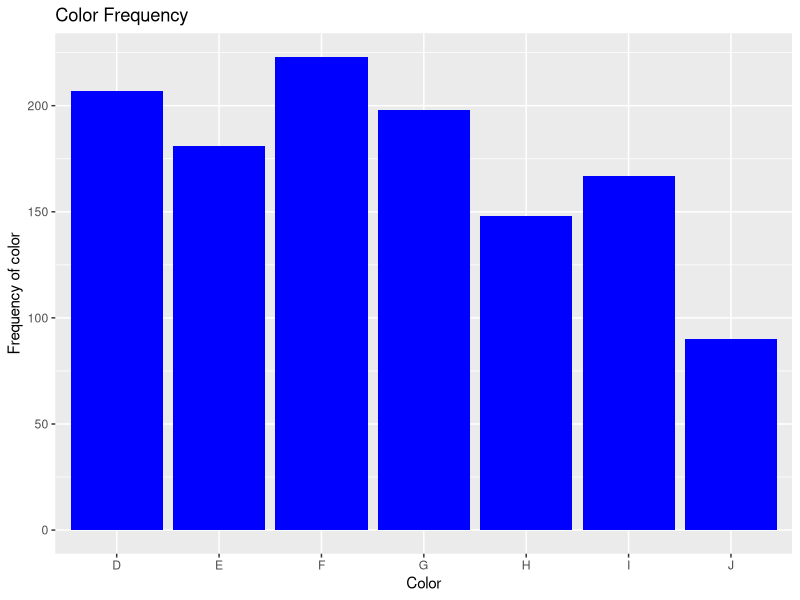
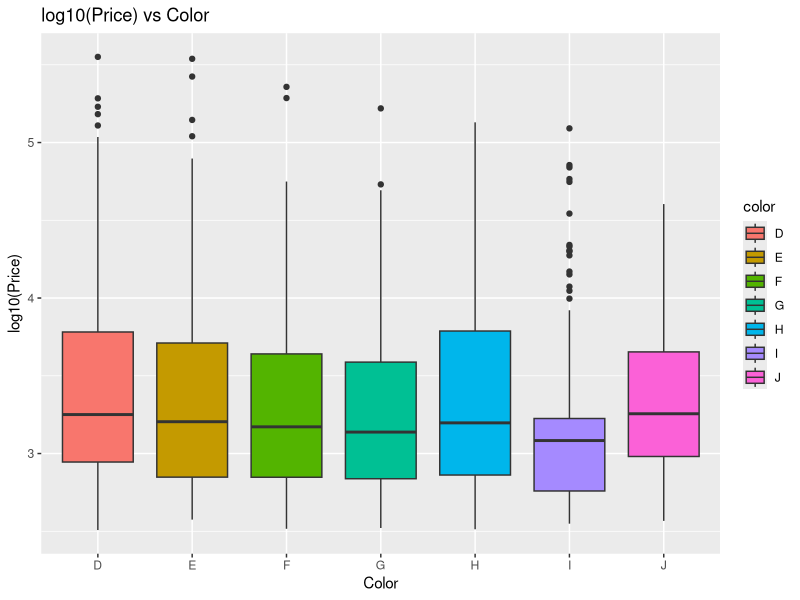
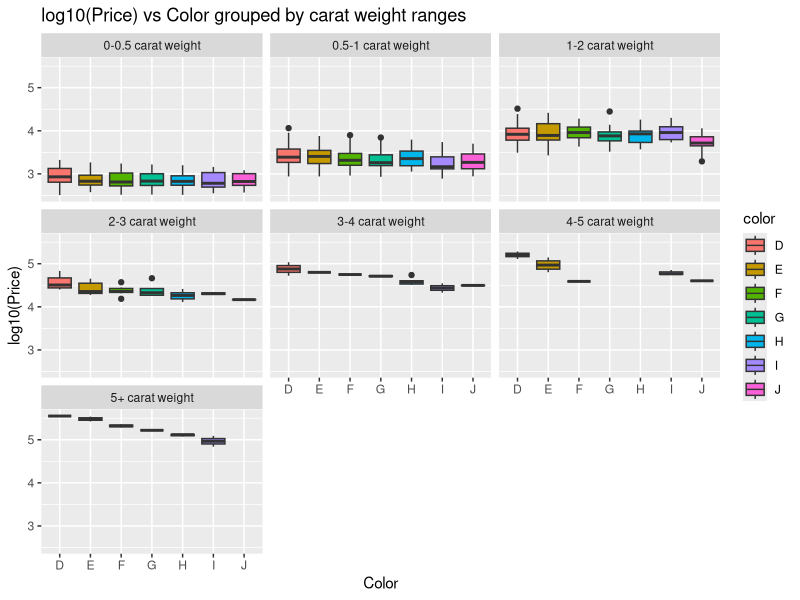
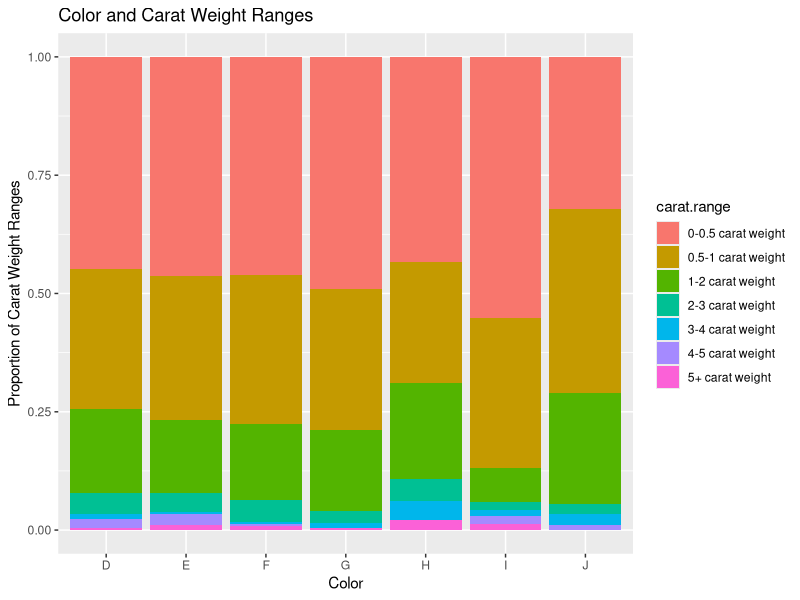
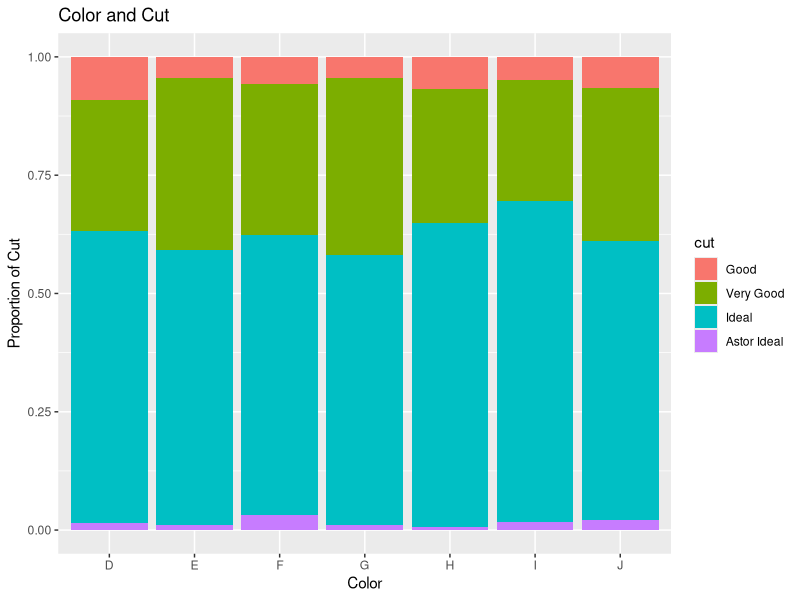
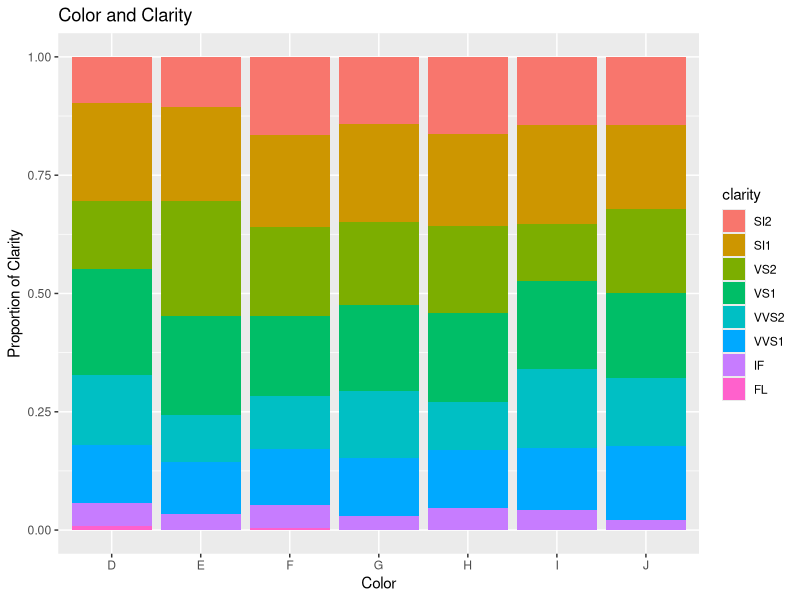

These figures' R source, in order:
## ---- chunk 1
library(ggplot2)
library(dplyr)
d <- read.csv("./diamonds4.csv")
## ---- chunk 2
ggplot(d, aes(x=color))+
  geom_bar(fill="blue")+
  labs(x="Color", y="Frequency of color",
       title="Color Frequency")
## ---- chunk 3
ggplot(d, aes(color, log10(price), fill=color))+
  geom_boxplot()+
  labs(x="Color", y="log10(Price)", title="log10(Price) vs Color")
## ---- chunk 4
breaks<-c(0, 0.5, 1, 2, 3, 4, 5, Inf)
labels<-c("0-0.5 carat weight", "0.5-1 carat weight", "1-2 carat weight", "2-3 carat weight", "3-4 carat weight", "4-5 carat weight", "5+ carat weight") 
d<-d%>%
mutate(carat.range=cut(carat, breaks=breaks, labels=labels))

ggplot(d, aes(color, log10(price), fill=color))+
  geom_boxplot()+
  facet_wrap(~carat.range)+
  labs(x="Color", y="log10(Price)", title="log10(Price) vs Color grouped by carat weight ranges")
## ---- chunk 5
ggplot(d, aes(x=color, fill=carat.range))+
  geom_bar(position = "fill")+
  labs(x="Color", y="Proportion of Carat Weight Ranges",
       title="Color and Carat Weight Ranges")
## ---- chunk 6
d$cut <- factor(d$cut, levels=c("Good", "Very Good", "Ideal", "Astor Ideal"))
ggplot(d, aes(x=color, fill=cut))+
  geom_bar(position = "fill")+
  labs(x="Color", y="Proportion of Cut",
       title="Color and Cut")
## ---- chunk 7
d$clarity <- factor(d$clarity, levels=c("SI2", "SI1", "VS2", "VS1", "VVS2", "VVS1", "IF", "FL"))
ggplot(d, aes(x=color, fill=clarity))+
  geom_bar(position = "fill")+
  labs(x="Color", y="Proportion of Clarity",
       title="Color and Clarity")
